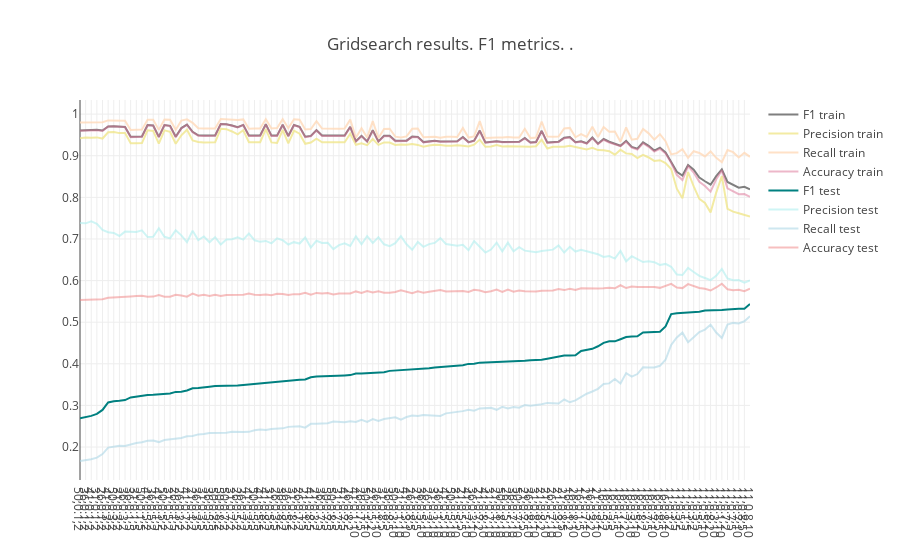

The cell this chart's notebook holds for it:
### Code cell
plot_gridsearch_results(spec_data, '', False)
